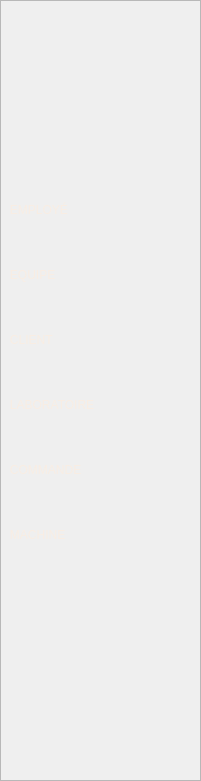
   <widget class="QFrame" name="frame">
    <property name="geometry">
     <rect>
      <x>10</x>
      <y>50</y>
      <width>201</width>
      <height>781</height>
     </rect>
    </property>
    <property name="styleSheet">
     <string notr="true">background-color: rgb(161, 177, 158);
QPushButton {
    color: rgb(248, 237, 227);
    background-color: transparent;
    border: none;
    text-align: left;
    padding-left: 15px; /* Use padding-left since your text is aligned left */
    font: 700 12pt &quot;Segoe UI&quot;;
}

QPushButton:hover {
    /* One clear color for the text on hover */
    color: rgb(189, 210, 182); 
    
    /* A subtle background color so the user knows they are hovering */
    background-color: rgba(255, 255, 255, 20); 
}</string>
    </property>
    <property name="frameShape">
     <enum>QFrame::Shape::StyledPanel</enum>
    </property>
    <property name="frameShadow">
     <enum>QFrame::Shadow::Raised</enum>
    </property>
    <widget class="QLabel" name="label">
     <property name="geometry">
      <rect>
       <x>20</x>
       <y>10</y>
       <width>161</width>
       <height>111</height>
      </rect>
     </property>
     <property name="styleSheet">
      <string notr="true">font: 700 14pt &quot;Segoe UI&quot;;
color: rgb(248, 237, 227);</string>
     </property>
     <property name="text">
      <string/>
     </property>
     <property name="pixmap">
      <pixmap resource="style.qrc">:/new/prefix1/logo.png</pixmap>
     </property>
     <property name="scaledContents">
      <bool>true</bool>
     </property>
    </widget>
    <widget class="QWidget" name="verticalLayoutWidget">
     <property name="geometry">
      <rect>
       <x>0</x>
       <y>170</y>
       <width>171</width>
       <height>411</height>
      </rect>
     </property>
     <layout class="QVBoxLayout" name="verticalLayout">
      <property name="spacing">
       <number>0</number>
      </property>
      <item>
       <widget class="QPushButton" name="pushButton_3">
        <property name="minimumSize">
         <size>
          <width>50</width>
          <height>50</height>
         </size>
        </property>
        <property name="styleSheet">
         <string notr="true">QPushButton {
    color: rgb(248, 237, 227);
    background-color: transparent;
    border: none;
    text-align: left;
    padding-right: 15px;
	font: 700 12pt &quot;Segoe UI&quot;;
}

QPushButton:hover {
    
	color: rgb(121, 135, 119);
    background-color: rgba(255, 255, 255, 60); /* Increased from 30 to 60 to be more visible */
    border: 1px solid rgba(255, 255, 255, 10); /* Adding a border often forces the OS to let go */
}</string>
        </property>
        <property name="text">
         <string>   EMPLOYÉ</string>
        </property>
       </widget>
      </item>
      <item>
       <widget class="QPushButton" name="pushButton_4">
        <property name="minimumSize">
         <size>
          <width>50</width>
          <height>50</height>
         </size>
        </property>
        <property name="styleSheet">
         <string notr="true">QPushButton {
    color: rgb(248, 237, 227);
    background-color: transparent;
    border: none;
   text-align: left;
    padding-right: 15px;
    
	font: 700 12pt &quot;Segoe UI&quot;;
}

QPushButton:hover {
    
	color: rgb(121, 135, 119);
    background-color: rgba(255, 255, 255, 60); /* Increased from 30 to 60 to be more visible */
    border: 1px solid rgba(255, 255, 255, 10); /* Adding a border often forces the OS to let go */
}</string>
        </property>
        <property name="text">
         <string>   EQUIPE</string>
        </property>
       </widget>
      </item>
      <item>
       <widget class="QPushButton" name="pushButton_6">
        <property name="minimumSize">
         <size>
          <width>50</width>
          <height>50</height>
         </size>
        </property>
        <property name="styleSheet">
         <string notr="true">QPushButton {
    color: rgb(248, 237, 227);
    background-color: transparent;
    border: none;
	text-align: left;
    padding-right: 15px;
    
	font: 700 12pt &quot;Segoe UI&quot;;
}

QPushButton:hover {
    
	color: rgb(121, 135, 119);
    background-color: rgba(255, 255, 255, 60); /* Increased from 30 to 60 to be more visible */
    border: 1px solid rgba(255, 255, 255, 10); /* Adding a border often forces the OS to let go */
}</string>
        </property>
        <property name="text">
         <string>   CLIENT</string>
        </property>
       </widget>
      </item>
      <item>
       <widget class="QPushButton" name="pushButton_5">
        <property name="minimumSize">
         <size>
          <width>50</width>
          <height>50</height>
         </size>
        </property>
        <property name="styleSheet">
         <string notr="true">QPushButton {
    color: rgb(248, 237, 227);
    background-color: transparent;
    border: none;
	text-align: left;
    padding-right: 15px;
    
	font: 700 12pt &quot;Segoe UI&quot;;
}

QPushButton:hover {
    
	color: rgb(121, 135, 119);
    background-color: rgba(255, 255, 255, 60); /* Increased from 30 to 60 to be more visible */
    border: 1px solid rgba(255, 255, 255, 10); /* Adding a border often forces the OS to let go */
}</string>
        </property>
        <property name="text">
         <string>   LABORATOIRE</string>
        </property>
       </widget>
      </item>
      <item>
       <widget class="QPushButton" name="pushButton_7">
        <property name="minimumSize">
         <size>
          <width>50</width>
          <height>50</height>
         </size>
        </property>
        <property name="styleSheet">
         <string notr="true">QPushButton {
    color: rgb(248, 237, 227);
    background-color: transparent;
    border: none;
	text-align: left;
    padding-right: 15px;
    
	font: 700 12pt &quot;Segoe UI&quot;;
}

QPushButton:hover {
    
	color: rgb(121, 135, 119);
    background-color: rgba(255, 255, 255, 60); /* Increased from 30 to 60 to be more visible */
    border: 1px solid rgba(255, 255, 255, 10); /* Adding a border often forces the OS to let go */
}</string>
        </property>
        <property name="text">
         <string>   COMMANDE</string>
        </property>
       </widget>
      </item>
      <item>
       <widget class="QPushButton" name="pushButton">
        <property name="minimumSize">
         <size>
          <width>50</width>
          <height>50</height>
         </size>
        </property>
        <property name="styleSheet">
         <string notr="true">QPushButton {
    color: rgb(248, 237, 227);
    background-color: transparent;
    border: none;
	text-align: left;
    padding-right: 15px;
    
	font: 700 12pt &quot;Segoe UI&quot;;
}

QPushButton:hover {
    
	color: rgb(121, 135, 119);
    background-color: rgba(255, 255, 255, 60); /* Increased from 30 to 60 to be more visible */
    border: 1px solid rgba(255, 255, 255, 10); /* Adding a border often forces the OS to let go */
}</string>
        </property>
        <property name="text">
         <string>   MACHINE</string>
        </property>
       </widget>
      </item>
     </layout>
    </widget>
   </widget>
